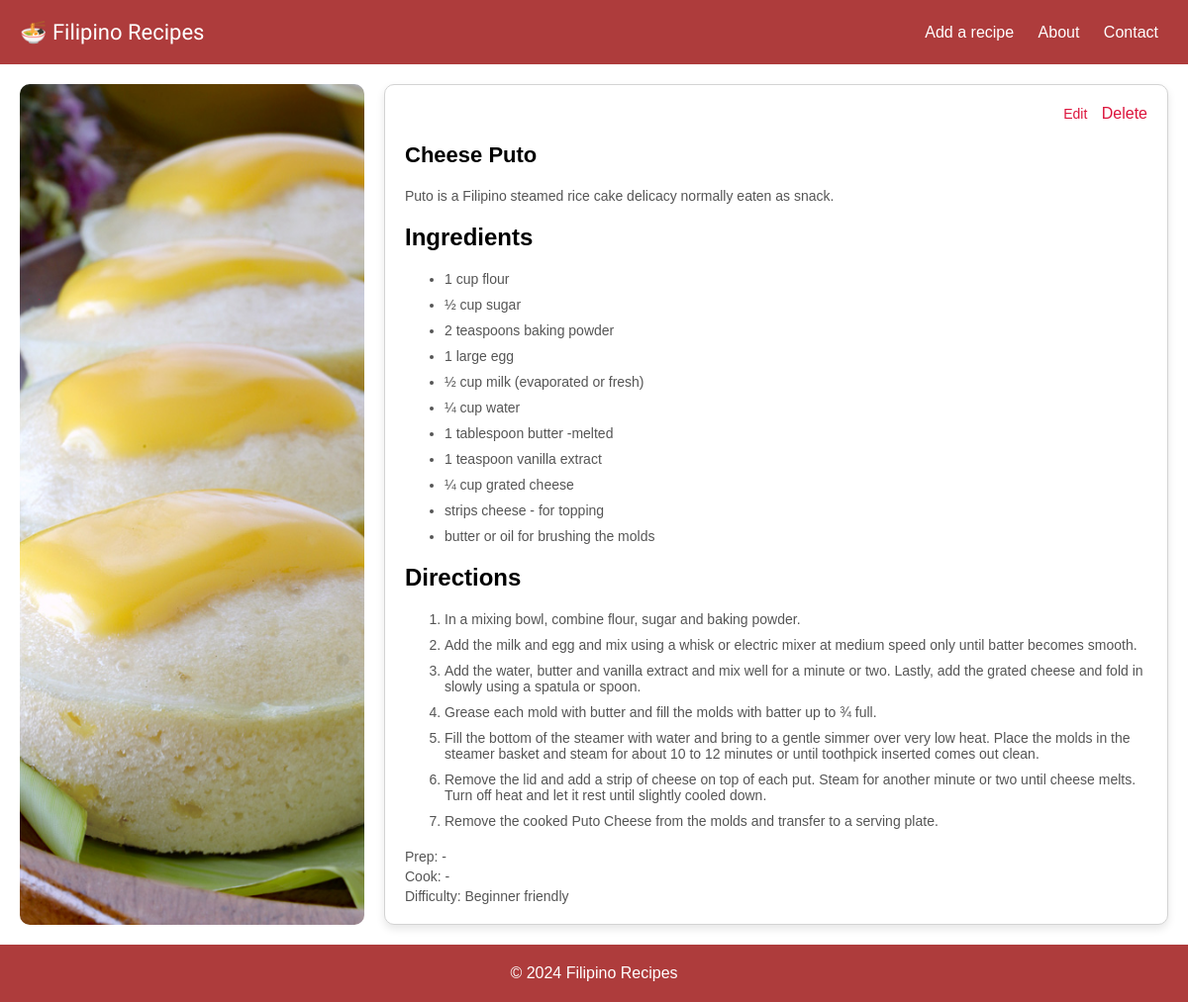
Screenshot of /recipe/12 with the database file from the repository.
### tables this page shows
CREATE TABLE "recipes" (id INTEGER PRIMARY KEY AUTOINCREMENT, name TEXT NOT NULL, category TEXT NOT NULL, short_description TEXT NOT NULL, long_description TEXT, ingredients_text TEXT, directions_text TEXT, image_path TEXT, image_alt TEXT, prep_time TEXT, cook_time TEXT, difficulty TEXT);

### app.py (the view)
    @app.route('/recipe/<int:recipe_id>')
    def recipe_detail(recipe_id):
        db = get_db()
        recipe_row = db.execute('SELECT * FROM recipes WHERE id = ?', (recipe_id,)).fetchone()
        if recipe_row is None:
            return "Recipe not found", 404
        recipe = dict(recipe_row)
        ingredients = [line.strip() for line in (recipe.get('ingredients_text') or '').splitlines() if line.strip()]
        directions = [line.strip() for line in (recipe.get('directions_text') or '').splitlines() if line.strip()]
        recipe_context = {
            'id': recipe['id'],
            'name': recipe['name'],
            'category': recipe['category'],
            'long_description': recipe.get('long_description') or recipe.get('short_description'),
            'image_path': recipe.get('image_path') or 'images/about.webp',
            'image_alt': recipe.get('image_alt') or f"{recipe['name']} plated",
            'ingredients': ingredients,
            'directions': directions,
            'prep_time': recipe.get('prep_time'),
            'cook_time': recipe.get('cook_time'),
            'difficulty': recipe.get('difficulty')
        }
        return render_template('recipe_detail.html', recipe=recipe_context, active_page='recipe_detail')

### db.py (called while the page is built)
def get_db():
    if 'db' not in g:
        database_path = current_app.config['DATABASE']
        g.db = sqlite3.connect(database_path)
        g.db.row_factory = sqlite3.Row
    return g.db

### templates/recipe_detail.html (shortened to what this page needs)
{% extends "base.html" %}
{% block content %}
<main class="recipe-content" role="main">
    <img src="{{ url_for('static', filename=recipe.image_path) }}" alt="{{ recipe.image_alt }}" class="recipe-image">
    <article class="recipe-details-container">
        <div class="recipe-actions">
            <a href="{{ url_for('edit_recipe', recipe_id=recipe.id) }}" class="action-link" aria-label="Edit this recipe">Edit</a>
            <form action="{{ url_for('delete_recipe', recipe_id=recipe.id) }}" method="post" class="inline-form" onsubmit="return confirm('Are you sure you want to delete this recipe?');">
                <button type="submit" class="action-link" aria-label="Delete this recipe">Delete</button>
            </form>
        </div>
        <h1>{{ recipe.name }}</h1>
        <p class="recipe-description">{{ recipe.long_description }}</p>
        <section class="ingredients-section">
            <h2 class="section-title">Ingredients</h2>
            <ul>
                {% for item in recipe.ingredients %}
                <li>{{ item }}</li>
                {% endfor %}
            </ul>
        </section>
        <section class="directions-section">
            <h2 class="section-title">Directions</h2>
            <ol>
                {% for step in recipe.directions %}
                <li>{{ step }}</li>
                {% endfor %}
            </ol>
        </section>
        <footer class="recipe-meta">
            <div class="recipe-info" data-recipe-id="{{ recipe.id }}" data-category="{{ recipe.category }}">
                {% if recipe.prep_time %}<span class="prep-time">Prep: {{ recipe.prep_time }}</span>{% endif %}
                {% if recipe.cook_time %}<span class="cook-time">Cook: {{ recipe.cook_time }}</span>{% endif %}
                {% if recipe.difficulty %}<span class="difficulty">Difficulty: {{ recipe.difficulty }}</span>{% endif %}
            </div>
        </footer>
    </article>
</main>
{% endblock %}

### static/css/styles.css (style rules this page uses)
:root { --red-color: rgb(174, 60, 60); --dark-red: rgb(150, 60, 60); --light-gray: #f4f4f4; --border-color: #ccc; }
body { margin: 0; font-family: Arial, sans-serif; box-sizing: border-box; }
.recipe-content { display: flex; flex-wrap: wrap; gap: 20px; padding-left: 20px; padding-right: 20px; box-sizing: border-box; }
.recipe-image { width: 30%; max-width: 100%; height: auto; border-radius: 10px; object-fit: cover; }
.recipe-details-container { flex: 1; padding: 20px; background-color: white; border: 1px solid lightgrey; box-shadow: 0px 4px 8px rgba(0, 0, 0, 0.1); border-radius: 10px; box-sizing: border-box; width: calc(70% - 40px); }
.recipe-info { display: flex; flex-direction: column; gap: 4px; align-items: flex-start; }
.recipe-info span { font-size: 14px; color: #555; }
.recipe-details-container h1 { font-size: 22px; margin-bottom: 20px; }
.recipe-details-container p, .recipe-details-container ul, .recipe-details-container ol { font-size: 14px; margin-bottom: 20px; color: #555; }
.recipe-details-container ul li, .recipe-details-container ol li { margin-bottom: 10px; }
.recipe-actions { text-align: right; margin-bottom: 20px; }
.action-link { font-size: 14px; color: rgb(220, 20, 60); text-decoration: none; margin-left: 10px; transition: color 0.3s ease; }
.inline-form { display: inline; }
.inline-form .action-link { background: none; border: none; padding: 0; font: inherit; cursor: pointer; }

### rows the page displays
recipes: image_path (picture), name "Cheese Puto", long_description "Puto is a Filipino steamed rice cake delicacy normally eaten as snack.", prep_time "-", cook_time "-", difficulty "Beginner friendly"

### other values shown
{{ item }} "1 cup flour" "½ cup sugar" "2 teaspoons baking powder" "1 large egg" "½ cup milk (evaporated or fresh)" "¼ cup water" "1 tablespoon butter -melted" "1 teaspoon vanilla extract" "¼ cup grated cheese" "strips cheese - for topping" "butter or oil for brushing the molds"
{{ step }} "In a mixing bowl, combine flour, sugar and baking powder." "Add the milk and egg and mix using a whisk or electric mixer at medium speed only until batter becomes smooth." "Add the water, butter and vanilla extract and mix well for a minute or two. Lastly, add the grated cheese and fold in slowly using a spatula or spoon." "Grease each mold with butter and fill the molds with batter up to ¾ full." "Remove the lid and add a strip of cheese on top of each put. Steam for another minute or two until cheese melts. Turn off heat and let it rest until slightly cooled down." "Remove the cooked Puto Cheese from the molds and transfer to a serving plate."
